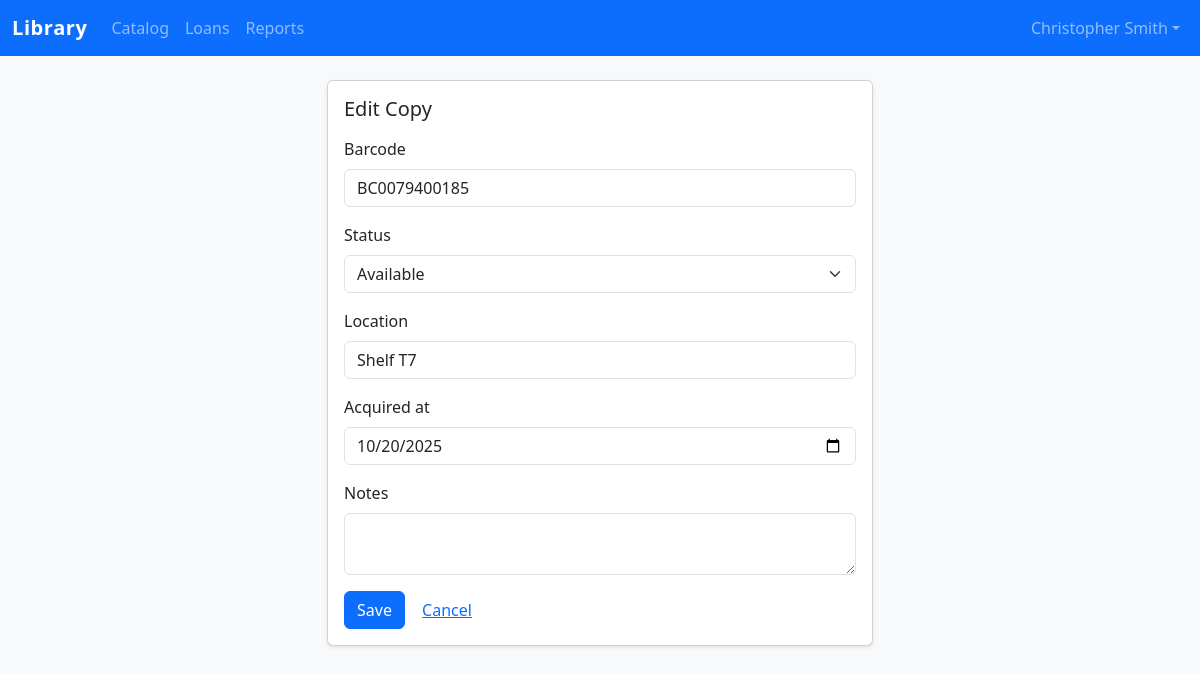
The page /catalog/copies/2351/edit/ (signed in) on the database its author committed.
### accounts/models.py (models this page shows, shortened)
class User(AbstractUser):
	class Role(models.TextChoices):
		ADMIN = "ADMIN", _("Administrator")
		LIBRARIAN = "LIBRARIAN", _("Librarian")
		MEMBER = "MEMBER", _("Member / Student")
	role = models.CharField(
		max_length=20,
		choices=Role.choices,
		default=Role.MEMBER,
		help_text=_("Determines the permissions granted to the user."),
	)
	employee_id = models.CharField(
		max_length=50,
		blank=True,
		help_text=_("Optional staff identifier for administrators and librarians."),
	)
	avatar = models.ImageField(upload_to="avatars/", blank=True, null=True)
	created_at = models.DateTimeField(auto_now_add=True)
	class Meta(AbstractUser.Meta):
		ordering = ["username"]
	@property
	def is_admin(self) -> bool:
		return self.is_superuser or self.role == self.Role.ADMIN
	@property
	def is_librarian(self) -> bool:
		return self.role == self.Role.LIBRARIAN

### catalog/models.py (models this page shows, shortened)
class BookCopy(models.Model):
	class Status(models.TextChoices):
		AVAILABLE = "AVAILABLE", _("Available")
		ON_LOAN = "ON_LOAN", _("On loan")
		RESERVED = "RESERVED", _("Reserved")
		MAINTENANCE = "MAINTENANCE", _("Maintenance")
		LOST = "LOST", _("Lost")
	book = models.ForeignKey(Book, related_name="copies", on_delete=models.CASCADE)
	barcode = models.CharField(max_length=24, unique=True)
	status = models.CharField(max_length=20, choices=Status.choices, default=Status.AVAILABLE)
	location = models.CharField(max_length=120, blank=True)
	acquired_at = models.DateField(default=timezone.now)
	notes = models.TextField(blank=True)
	class Meta:
		unique_together = ("book", "barcode")
		ordering = ["book", "barcode"]
	def __str__(self) -> str:
		return f"{self.book.title} - {self.barcode}"

### catalog/views.py (the view, shortened to what this page needs)
class BookCopyUpdateView(RoleRequiredMixin, UpdateView):
	model = BookCopy
	form_class = BookCopyForm
	template_name = "catalog/bookcopy_form.html"
	required_roles = (User.Role.ADMIN, User.Role.LIBRARIAN)

### catalog/forms.py
class BookCopyForm(forms.ModelForm):
    acquired_at = forms.DateField(
        widget=forms.DateInput(attrs={"type": "date"}),
        required=False,
    )
    class Meta:
        model = BookCopy
        fields = (
            "barcode",
            "status",
            "location",
            "acquired_at",
            "notes",
        )
        widgets = {
            "notes": forms.Textarea(attrs={"rows": 2}),
        }
    def __init__(self, *args, **kwargs):
        super().__init__(*args, **kwargs)
        for field in self.fields.values():
            css_class = _bootstrap_class(field.widget)
            existing = field.widget.attrs.get("class", "")
            field.widget.attrs["class"] = f"{existing} {css_class}".strip()

### accounts/permissions.py (called while the page is built)
def user_has_role(user: User, roles: Iterable[str]) -> bool:
    return user.is_authenticated and (user.role in roles or user.is_superuser)

    def dispatch(self, request: HttpRequest, *args, **kwargs) -> HttpResponse:
        if not self.required_roles:
            raise ValueError("RoleRequiredMixin requires `required_roles` to be set.")
        if user_has_role(request.user, self.required_roles):
            return super().dispatch(request, *args, **kwargs)
        messages.error(request, "You do not have permission to access this resource.")
        return redirect(reverse("accounts:login"))

### catalog/forms.py (called while the page is built)
def _bootstrap_class(widget: forms.Widget) -> str:
    if isinstance(widget, (forms.CheckboxInput, forms.CheckboxSelectMultiple, forms.RadioSelect)):
        return "form-check-input"
    if isinstance(widget, (forms.Select, forms.SelectMultiple)):
        return "form-select"
    return "form-control"

### templates/catalog/bookcopy_form.html (shortened to what this page needs)
{% extends "base.html" %}
{% block content %}
<div class="row justify-content-center">
  <div class="col-md-6">
    <div class="card shadow-sm">
      <div class="card-body">
        <h2 class="h5 mb-3">{% if object %}Edit Copy{% else %}Add Copy{% endif %}</h2>
        <form method="post">
          {% for field in form %}
          <div class="mb-3">
            <label class="form-label" for="{{ field.id_for_label }}">{{ field.label }}</label>
            {{ field }}
          </div>
          {% endfor %}
          <button type="submit" class="btn btn-primary">Save</button>
          <a href="{% if object %}{% url 'catalog:book-detail' object.book.pk %}{% else %}{% url 'catalog:book-detail' book.pk %}{% endif %}" class="btn btn-link">Cancel</a>
        </form>
      </div>
    </div>
  </div>
</div>
{% endblock %}

### static/css/styles.css (style rules this page uses)
:root { --brand-primary: #0d6efd; --brand-accent: #198754; --brand-muted: #f8f9fa; }
body { background-color: var(--brand-muted); }
.navbar-brand { font-weight: 600; letter-spacing: 0.03em; }

### rows shown on the page
User: first_name+last_name+username "Library Catalog Loans Reports Christopher Smith"
BookCopy: form "BC0079400185" "Available" "Shelf T7" "10/20/2025"

### other values the page prints
{{ field.label }} "Barcode" "Status" "Location" "Acquired at" "Notes"
